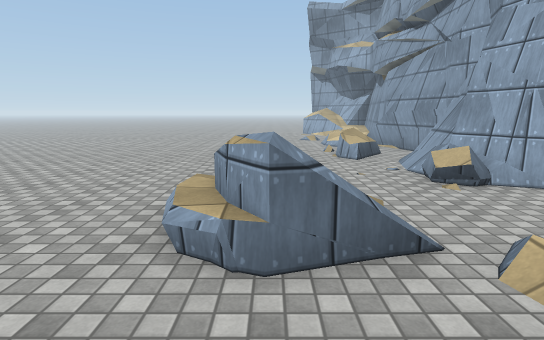
View 1 (above)

17 first-person views from a walk through a 3-D level made in the Unity game engine. The camera is 1.5 m above the floor, tilts 10° down and sees 80° across. The floor is counted in squares, 1 m on a side. Each view is taken from the middle of a square. On the plan, view 1 faces up. The plan holds only what a view shows up to about 15 squares ahead; the rest is blank. The place goes on beyond the plan. Surface patterns are stand-ins for the level's own textures.

View 2
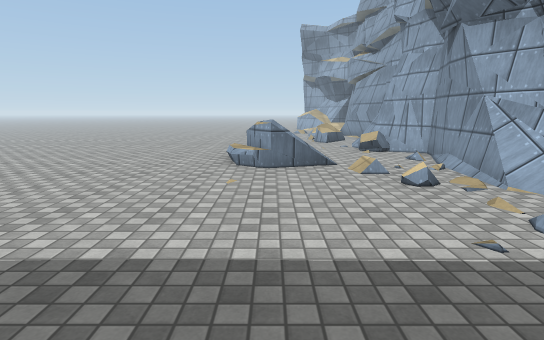

View 3
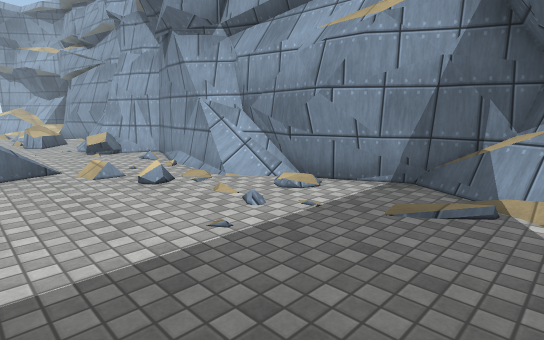

View 4
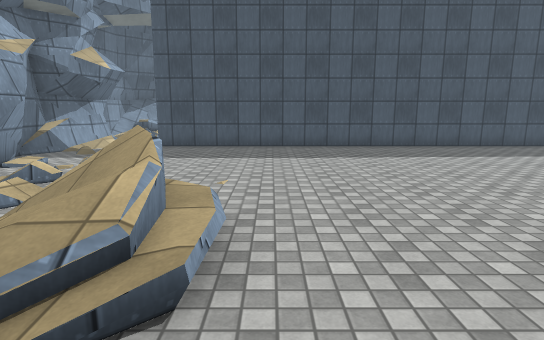

View 5
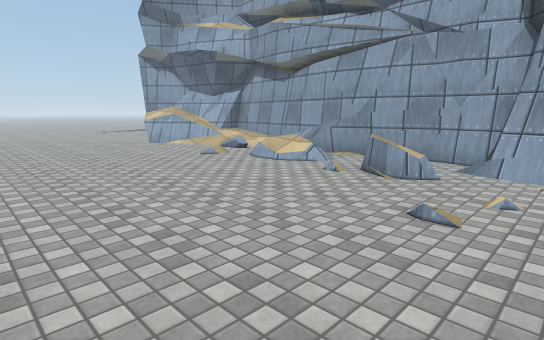

View 6
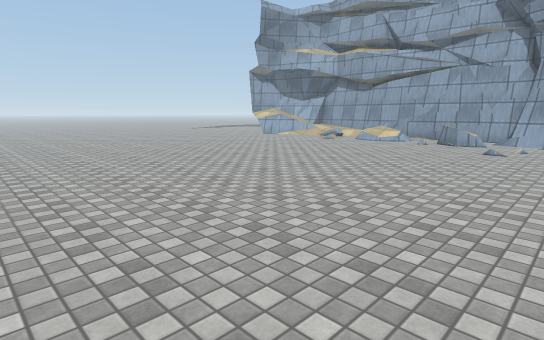

View 7
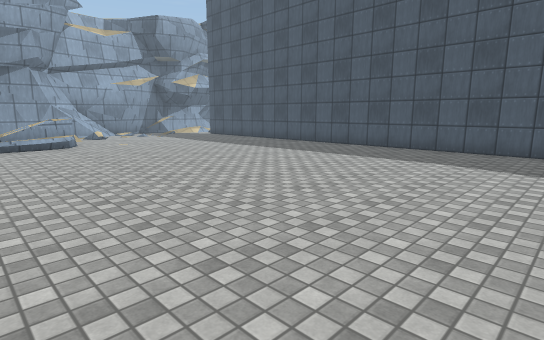

View 8
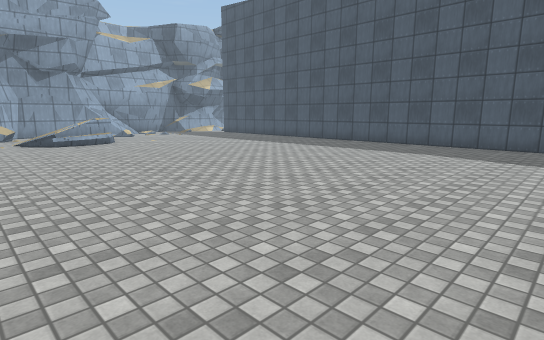

View 9
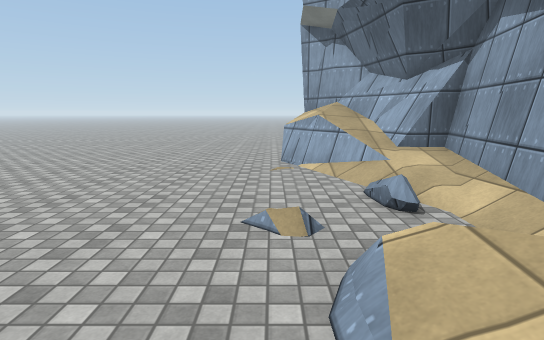

View 10
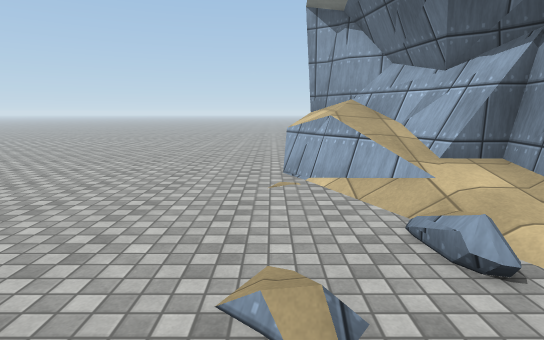

View 11
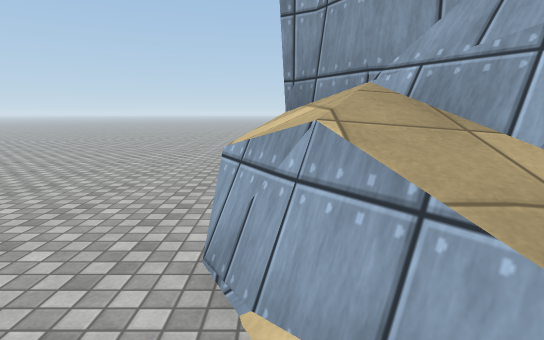

View 12
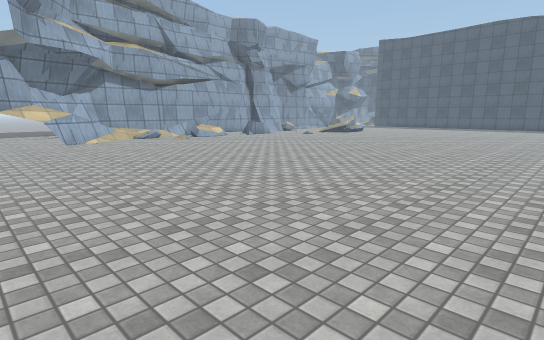

View 13
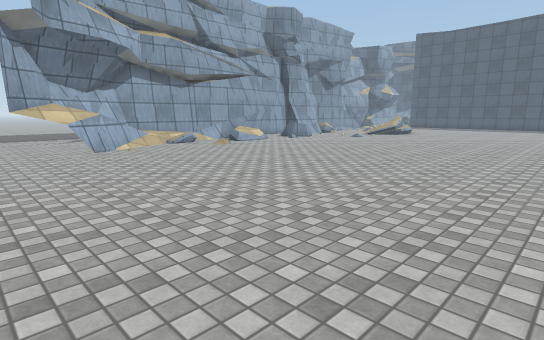

View 14
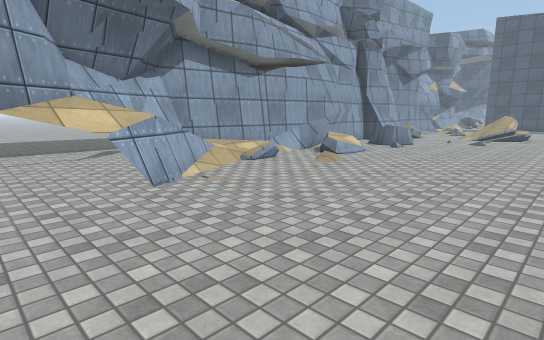

View 15
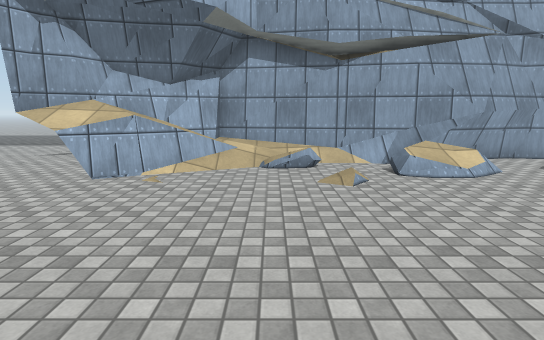

View 16
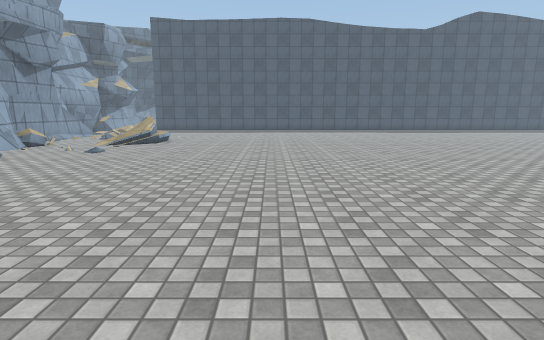

View 17
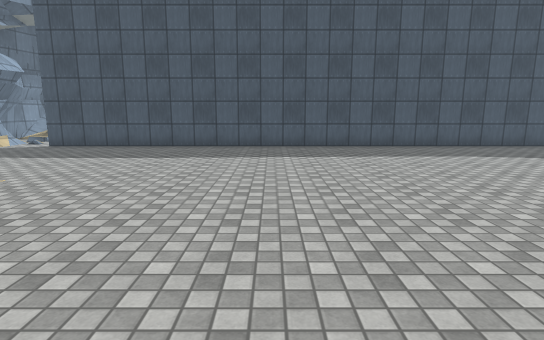

### Floor plan
Key: @ floor where view 1 was taken; # wall or solid block; x gap in a wall; . main floor; : floor 0.25 m higher than the main floor; + floor 0.5 m higher than the main floor; / step, stairs or slope; = window, fence, low wall or low ledge; ^ raised ledge.
Columns run from 18 left of view 1 to 14 right of it. Each row starts with its distance up from view 1.
 36          ..........
 35          ...........
 34           ..........
 33            .........
 32             ........
 31         .............     ..
 30         .............    ...
 29         .............   ....
 28    . ................ .....
 27     ......................
 26    ..................#......
 25    ..................##..... ....
 24    ..................###.... ....
 23    ..................=^..... ...
 22    ...................^##    ..
 21    ...................//#
 20     ..................//#
 19     ................=.//#
 18     ................=../#
 17     .................../
 16     .................+:#
 15     ................./x#
 14     .................//#
 13    ....................#
 12    .................=^=.#
 11   ...................=..#
 10  ...................../##
  9 ....................../#
  8 ......................=#
  7 ......................^#
  6 .................// ....#
  5 .................// ....#
  4 .................=//...#
  3 ................./==.=.#
  2 ...................../.#.
  1  ....................//=#
  0  .................@..../#
 -1  ....................../#
 -2  .....................//#
 -3  .......................##
 -4  ........................#
 -5 ........................=#
 -6 ........................#
 -7 ######################..#

Positions as (right, up) in squares from view 1, and headings:
1: (0, 0), facing up
2: (0, -6), facing up
3: (0, -6), facing up-right
4: (-2, 8), facing down
5: (-5, 8), facing up-right
6: (-14, 7), facing up-right
7: (-17, 7), facing down-right
8: (-18, 9), facing down-right
9: (2, 14), facing up
10: (2, 16), facing up
11: (3, 21), facing up
12: (-15, 28), facing down-right
13: (-11, 28), facing down-right
14: (-4, 27), facing down-right
15: (-5, 20), facing right
16: (-7, 22), facing down
17: (-7, 8), facing down
